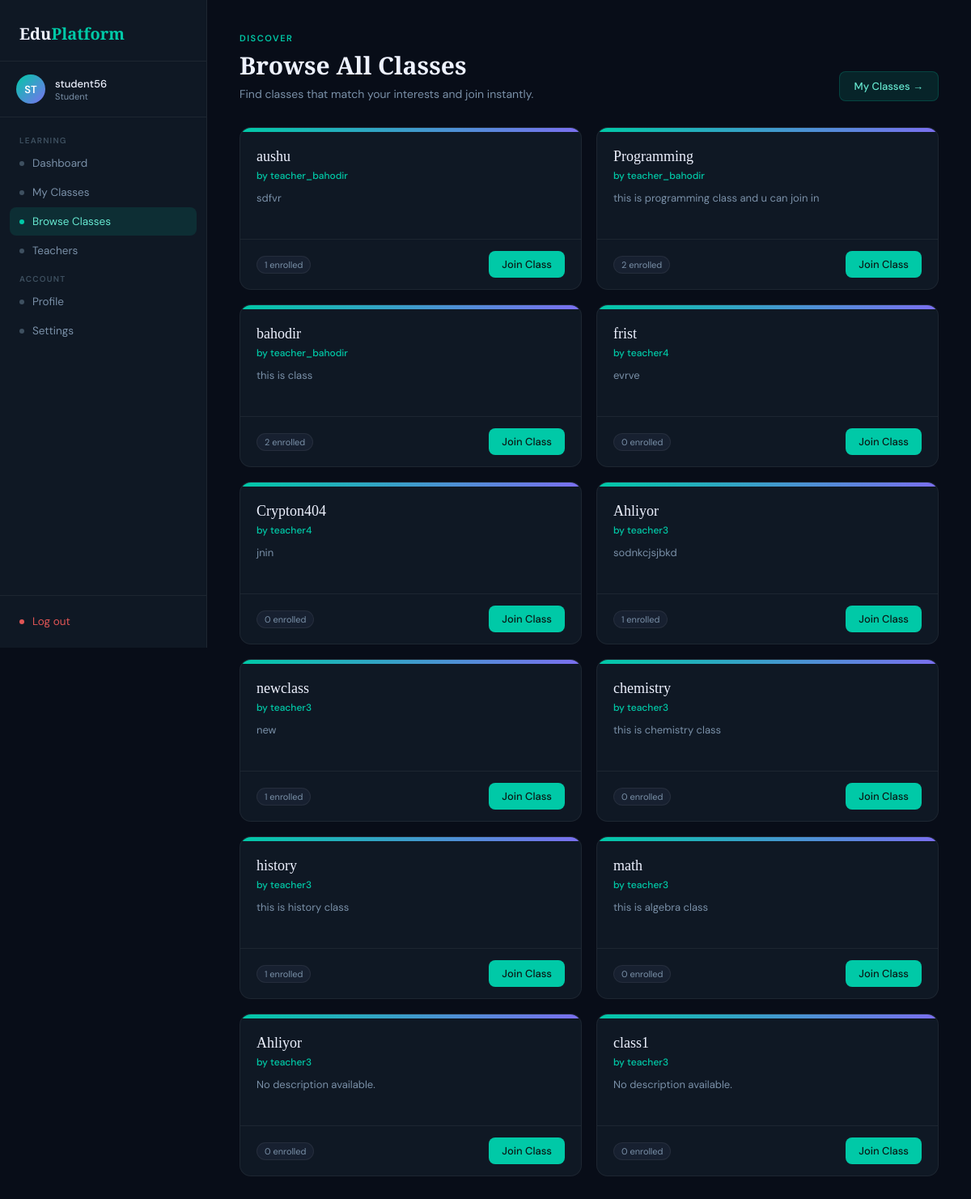
The page /student/allclasses/ (signed in) on the database its author committed.
### accounts/models.py (models this page shows)
class User(AbstractUser):
    ROLE_CHOICE= (
        ('student', 'Student'),
        ('teacher', 'Teacher')
    )
    role =models.CharField(max_length = 10, choices= ROLE_CHOICE)

### classes/models.py (models this page shows, shortened)
class Class(models.Model):
    name = models.CharField(max_length=100)
    bio = models.TextField(blank=True , help_text='class description')
    created_at = models.DateTimeField(auto_now_add=True)
    teacher = models.ForeignKey(
        Teacher,
        on_delete=models.CASCADE ,
        related_name = 'classes'
    )
    students = models.ManyToManyField(
        Student,
        through='Membership',
        blank=True
    )
    class Meta:
        verbose_name_plural = "Classes"
        ordering = ['-created_at']

### teacher/models.py (models this page shows, shortened)
class Teacher(models.Model):
    user = models.OneToOneField(settings.AUTH_USER_MODEL, on_delete=models.CASCADE)
    bio = models.TextField(blank=True)
    uname = models.CharField(blank=True , max_length = 20)

### student/forms.py (the view)
# urls.py: path('allclasses/', forms.student_all_classes, name='all_classes'),
def student_all_classes(request):
    if not request.user.is_authenticated:
            return redirect('accounts:login')
    if request.user.role != 'student':
          return redirect('accounts:login')
    classes = Class.objects.all()
    return render(request, 'student/all_classes.html', {'all_classes': classes})

### student/templates/student/all_classes.html (shortened to what this page needs)
<!DOCTYPE html>
<html lang="en">
<head>
</head>
<body>
<aside class="sidebar">
  <div class="sidebar-logo">
    <div class="logo-text">Edu<span>Platform</span></div>
  </div>
  <div class="sidebar-user">
    <div class="avatar">{{ user.username|slice:":2"|upper }}</div>
    <div>
      <div class="user-name">{{ user.username }}</div>
      <div class="user-role">Student</div>
    </div>
  </div>
  <nav class="sidebar-nav">
    <div class="nav-label">Learning</div>
    <a href="{% url 'student:dashboard' %}" class="nav-item"><span class="nav-dot"></span> Dashboard</a>
    <a href="{% url 'student:my_classes' %}" class="nav-item"><span class="nav-dot"></span> My Classes</a>
    <a href="{% url 'student:all_classes' %}" class="nav-item active"><span class="nav-dot"></span> Browse Classes</a>
    <a href="{% url 'student:teachers' %}" class="nav-item"><span class="nav-dot"></span> Teachers</a>
    <div class="nav-label">Account</div>
    <a href="{% url 'student:profile' %}" class="nav-item"><span class="nav-dot"></span> Profile</a>
    <a href="{% url 'student:settings' %}" class="nav-item"><span class="nav-dot"></span> Settings</a>
  </nav>
  <div class="sidebar-footer">
    <a href="{% url 'accounts:logout' %}" class="nav-item" style="color:#e05555;"><span class="nav-dot" style="background:#e05555;"></span> Log out</a>
  </div>
</aside>
<main class="main">
  <div class="header-row">
    <div>
      <div class="page-eyebrow">Discover</div>
      <h1 class="page-title">Browse All Classes</h1>
      <p class="page-sub">Find classes that match your interests and join instantly.</p>
    </div>
    <a href="{% url 'student:my_classes' %}" class="my-classes-link">My Classes →</a>
  </div>
  {% if all_classes %}
  <div class="classes-grid">
    {% for c in all_classes %}
    <div class="class-card">
      <div class="class-accent"></div>
      <div class="class-body">
        <div class="class-name">{{ c.name }}</div>
        <div class="class-teacher">by {{ c.teacher.user.username }}</div>
        <div class="class-bio">{{ c.bio|default:"No description available." }}</div>
      </div>
      <div class="class-footer">
        <span class="pill">{{ c.students.count }} enrolled</span>
        {% if c.id in joined_classes %}
          <span class="btn btn-joined">Joined</span>
        {% else %}
          <form method="POST" action="{% url 'student:join_class' c.id %}" style="display:inline;">
            <button type="submit" class="btn btn-primary">Join Class</button>
          </form>
        {% endif %}
      </div>
    </div>
    {% endfor %}
  </div>
  {% else %}
  <div class="empty-state">
    <h3>No Classes Available</h3>
    <p>No classes have been created yet. Check back soon.</p>
  </div>
  {% endif %}
</main>
</body>
</html>

### student/templates/student/all_classes.html (style rules this page uses)
*, *::before, *::after { box-sizing: border-box; margin: 0; padding: 0; }
:root { --bg: #080d18; --bg-card: #0f1824; --bg-surface: #172030; --accent: #00c9a7; --accent-soft: rgba(0,201,167,0.12); --accent2: #7b6ff0; --text-primary: #eef2ff; --text-secondary: #7a90a8; --text-muted: #3e5060; --border: rgba(255,255,255,0.06); --border-strong: rgba(255,255,255,0.12); --radius: 14px; --radius-sm: 8px; }
body { font-family: 'DM Sans', sans-serif; background: var(--bg); color: var(--text-primary); min-height: 100vh; display: flex; }
.sidebar { width: 256px; background: var(--bg-card); border-right: 1px solid var(--border); display: flex; flex-direction: column; position: fixed; top: 0; left: 0; height: 100vh; z-index: 100; }
.sidebar-logo { padding: 28px 24px 20px; border-bottom: 1px solid var(--border); }
.logo-text { font-family: 'Playfair Display', serif; font-size: 20px; font-weight: 600; }
.logo-text span { color: var(--accent); }
.sidebar-user { padding: 16px 20px; display: flex; align-items: center; gap: 12px; border-bottom: 1px solid var(--border); }
.avatar { width: 36px; height: 36px; border-radius: 50%; background: linear-gradient(135deg, var(--accent), var(--accent2)); display: flex; align-items: center; justify-content: center; font-weight: 600; font-size: 13px; color: #fff; flex-shrink: 0; }
.user-name { font-size: 13px; font-weight: 500; }
.user-role { font-size: 11px; color: var(--text-secondary); }
.sidebar-nav { flex: 1; padding: 12px; overflow-y: auto; }
.nav-label { font-size: 10px; font-weight: 600; text-transform: uppercase; letter-spacing: 1.2px; color: var(--text-muted); padding: 10px 12px 4px; }
.nav-item { display: flex; align-items: center; gap: 10px; padding: 9px 12px; border-radius: var(--radius-sm); color: var(--text-secondary); text-decoration: none; font-size: 13.5px; transition: all 0.15s; margin-bottom: 1px; }
.nav-item:hover, .nav-item.active { background: var(--accent-soft); color: var(--text-primary); }
.nav-item.active { color: #66e8d0; }
.nav-dot { width: 6px; height: 6px; border-radius: 50%; background: var(--text-muted); flex-shrink: 0; }
.nav-item:hover .nav-dot, .nav-item.active .nav-dot { background: var(--accent); }
.sidebar-footer { padding: 14px 12px; border-top: 1px solid var(--border); }
.main { margin-left: 256px; flex: 1; padding: 40px; min-height: 100vh; }
.page-eyebrow { font-size: 11px; font-weight: 600; text-transform: uppercase; letter-spacing: 1.5px; color: var(--accent); margin-bottom: 6px; }
.page-title { font-family: 'Playfair Display', serif; font-size: 30px; font-weight: 600; }
.page-sub { font-size: 14px; color: var(--text-secondary); margin-top: 6px; }
.header-row { display: flex; align-items: flex-end; justify-content: space-between; margin-bottom: 32px; }
.my-classes-link { display: inline-flex; align-items: center; gap: 6px; padding: 9px 18px; border-radius: var(--radius-sm); background: var(--accent-soft); border: 1px solid rgba(0,201,167,0.2); color: #66e8d0; font-size: 13px; font-weight: 500; text-decoration: none; transition: all 0.15s; }
.classes-grid { display: grid; grid-template-columns: repeat(auto-fill, minmax(300px, 1fr)); gap: 18px; }
.class-card { background: var(--bg-card); border: 1px solid var(--border); border-radius: var(--radius); overflow: hidden; transition: all 0.18s; display: flex; flex-direction: column; }
.class-accent { height: 5px; background: linear-gradient(90deg, var(--accent), var(--accent2)); }
.class-body { padding: 20px; flex: 1; }
.class-name { font-family: 'Playfair Display', serif; font-size: 18px; font-weight: 500; margin-bottom: 5px; }
.class-teacher { font-size: 12px; color: var(--accent); margin-bottom: 10px; font-weight: 500; }
.class-bio { font-size: 13px; color: var(--text-secondary); line-height: 1.6; min-height: 40px; }
.class-footer { padding: 14px 20px; border-top: 1px solid var(--border); display: flex; align-items: center; justify-content: space-between; }
.btn { display: inline-flex; align-items: center; gap: 6px; padding: 8px 16px; border-radius: var(--radius-sm); font-family: 'DM Sans', sans-serif; font-size: 13px; font-weight: 500; cursor: pointer; text-decoration: none; border: none; transition: all 0.15s; }
.btn-primary { background: var(--accent); color: #0a1a16; }
.pill { display: inline-flex; align-items: center; background: var(--bg-surface); border: 1px solid var(--border); border-radius: 100px; padding: 3px 9px; font-size: 11px; color: var(--text-secondary); }

### rows shown on the page
User: username "ST", username "student56"
Class: name "aushu", teacher.user.username "teacher_bahodir", bio "sdfvr", students.count "1", shows "Join Class"
Class: name "Programming", teacher.user.username "teacher_bahodir", bio "this is programming class and u can join in", students.count "2", shows "Join Class"
Class: name "bahodir", teacher.user.username "teacher_bahodir", bio "this is class", students.count "2", shows "Join Class"
Class: name "frist", teacher.user.username "teacher4", bio "evrve", students.count "0", shows "Join Class"
Class: name "Crypton404", teacher.user.username "teacher4", bio "jnin", students.count "0", shows "Join Class"
Class: name "Ahliyor", teacher.user.username "teacher3", bio "sodnkcjsjbkd", students.count "1", shows "Join Class"
Class: name "newclass", teacher.user.username "teacher3", bio "new", students.count "1", shows "Join Class"
Class: name "chemistry", teacher.user.username "teacher3", bio "this is chemistry class", students.count "0", shows "Join Class"
Class: name "history", teacher.user.username "teacher3", bio "this is history class", students.count "1", shows "Join Class"
Class: name "math", teacher.user.username "teacher3", bio "this is algebra class", students.count "0", shows "Join Class"
Class: name "Ahliyor", teacher.user.username "teacher3", bio "No description available.", students.count "0", shows "Join Class"
Class: name "class1", teacher.user.username "teacher3", bio "No description available.", students.count "0", shows "Join Class"
